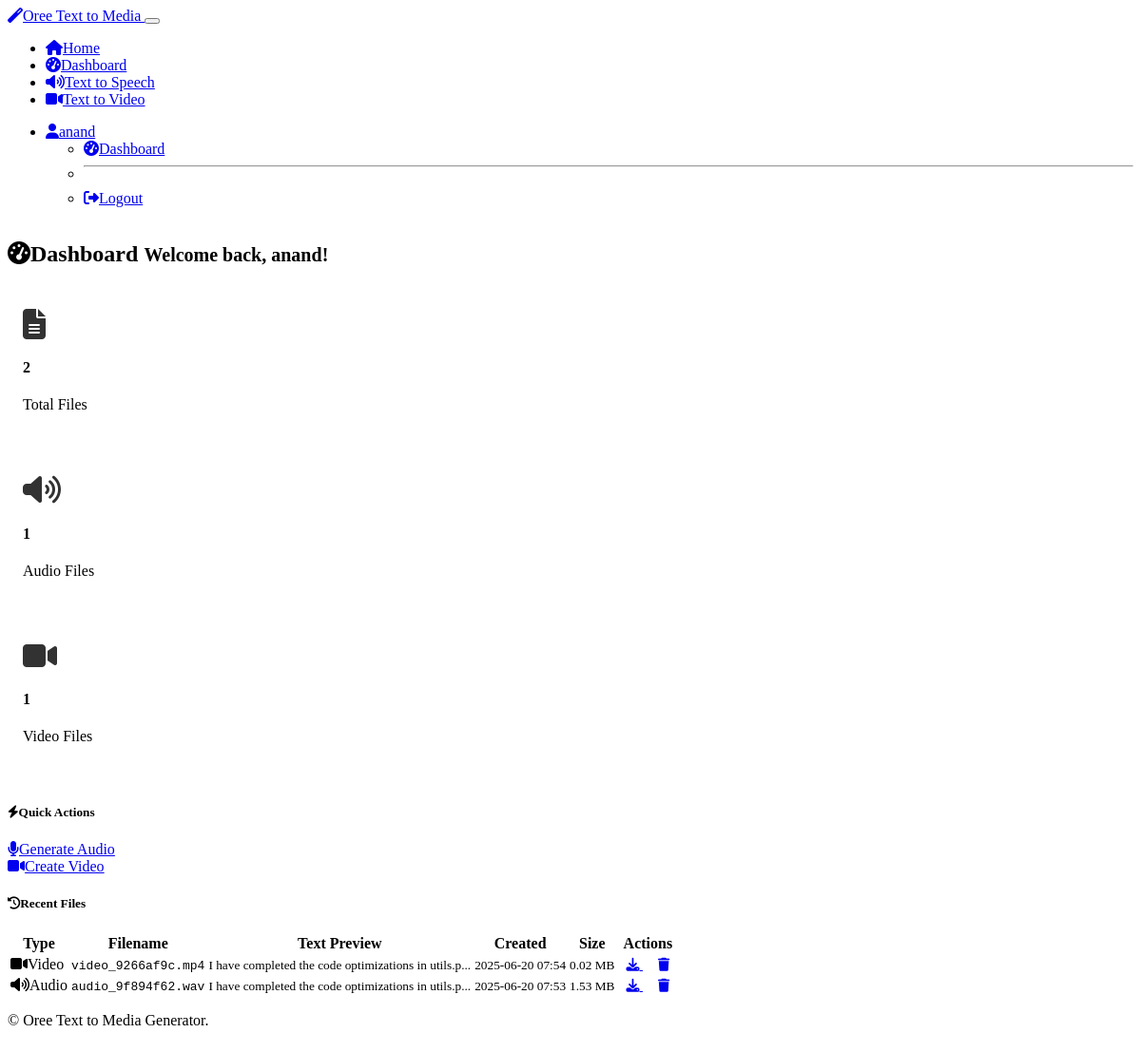
The page /dashboard (signed in) on the database its author committed.
### models.py (models this page shows, shortened)
class User(UserMixin, db.Model):
    id = db.Column(db.Integer, primary_key=True)
    username = db.Column(db.String(64), unique=True, nullable=False)
    email = db.Column(db.String(120), unique=True, nullable=False)
    password_hash = db.Column(db.String(256), nullable=False)
    created_at = db.Column(db.DateTime, default=datetime.utcnow)
    generated_files = db.relationship('GeneratedFile', backref='user', lazy=True, cascade='all, delete-orphan')

class GeneratedFile(db.Model):
    id = db.Column(db.Integer, primary_key=True)
    user_id = db.Column(db.Integer, db.ForeignKey('user.id'), nullable=False)
    filename = db.Column(db.String(255), nullable=False)
    file_type = db.Column(db.String(20), nullable=False)  # 'audio' or 'video'
    original_text = db.Column(db.Text, nullable=False)
    file_path = db.Column(db.String(500), nullable=False)
    created_at = db.Column(db.DateTime, default=datetime.utcnow)
    file_size = db.Column(db.Integer)  # Size in bytes

### routes.py (the view)
@app.route('/dashboard')
@login_required
def dashboard():
    recent_files = GeneratedFile.query.filter_by(user_id=current_user.id).order_by(
        GeneratedFile.created_at.desc()
    ).limit(10).all()
    total_files = GeneratedFile.query.filter_by(user_id=current_user.id).count()
    audio_files = GeneratedFile.query.filter_by(user_id=current_user.id, file_type='audio').count()
    video_files = GeneratedFile.query.filter_by(user_id=current_user.id, file_type='video').count()
    stats = {
        'total_files': total_files,
        'audio_files': audio_files,
        'video_files': video_files
    }
    return render_template('dashboard.html', recent_files=recent_files, stats=stats)

### app.py (called while the page is built)
@login_manager.user_loader
def load_user(user_id):
    from models import User
    return User.query.get(int(user_id))

### templates/dashboard.html (shortened to what this page needs)
{% extends "base.html" %}
{% block content %}
<div class="row">
    <div class="col-12">
        <h2 class="mb-4">
            <i class="fas fa-tachometer-alt me-2"></i>Dashboard
            <small class="text-muted">Welcome back, {{ current_user.username }}!</small>
        </h2>
    </div>
</div>
<div class="row mb-4">
    <div class="col-md-4 mb-3">
        <div class="card text-center">
            <div class="card-body">
                <i class="fas fa-file-alt fa-2x text-primary mb-2"></i>
                <h4 class="card-title">{{ stats.total_files }}</h4>
                <p class="card-text">Total Files</p>
            </div>
        </div>
    </div>
    <div class="col-md-4 mb-3">
        <div class="card text-center">
            <div class="card-body">
                <i class="fas fa-volume-up fa-2x text-success mb-2"></i>
                <h4 class="card-title">{{ stats.audio_files }}</h4>
                <p class="card-text">Audio Files</p>
            </div>
        </div>
    </div>
    <div class="col-md-4 mb-3">
        <div class="card text-center">
            <div class="card-body">
                <i class="fas fa-video fa-2x text-warning mb-2"></i>
                <h4 class="card-title">{{ stats.video_files }}</h4>
                <p class="card-text">Video Files</p>
            </div>
        </div>
    </div>
</div>
<div class="row mb-4">
    <div class="col-12">
        <div class="card">
            <div class="card-header">
                <h5 class="card-title mb-0">
                    <i class="fas fa-bolt me-2"></i>Quick Actions
                </h5>
            </div>
            <div class="card-body">
                <div class="row">
                    <div class="col-md-6 mb-3">
                        <a href="{{ url_for('text_to_speech') }}" class="btn btn-outline-primary btn-lg w-100">
                            <i class="fas fa-microphone me-2"></i>Generate Audio
                        </a>
                    </div>
                    <div class="col-md-6 mb-3">
                        <a href="{{ url_for('text_to_video') }}" class="btn btn-outline-success btn-lg w-100">
                            <i class="fas fa-video me-2"></i>Create Video
                        </a>
                    </div>
                </div>
            </div>
        </div>
    </div>
</div>
<div class="row">
    <div class="col-12">
        <div class="card">
            <div class="card-header d-flex justify-content-between align-items-center">
                <h5 class="card-title mb-0">
                    <i class="fas fa-history me-2"></i>Recent Files
                </h5>
            </div>
            <div class="card-body">
                {% if recent_files %}
                <div class="table-responsive">
                    <table class="table table-hover">
                        <thead>
                            <tr>
                                <th>Type</th>
                                <th>Filename</th>
                                <th>Text Preview</th>
                                <th>Created</th>
                                <th>Size</th>
                                <th>Actions</th>
                            </tr>
                        </thead>
                        <tbody>
                            {% for file in recent_files %}
                            <tr>
                                <td>
                                    {% if file.file_type == 'audio' %}
                                        <span class="badge bg-success">
                                            <i class="fas fa-volume-up me-1"></i>Audio
                                        </span>
                                    {% else %}
                                        <span class="badge bg-warning">
                                            <i class="fas fa-video me-1"></i>Video
                                        </span>
                                    {% endif %}
                                </td>
                                <td>
                                    <code>{{ file.filename }}</code>
                                </td>
                                <td>
                                    <small class="text-muted">
                                        {{ file.original_text[:50] }}{% if file.original_text|length > 50 %}...{% endif %}
                                    </small>
                                </td>
                                <td>
                                    <small>{{ file.created_at.strftime('%Y-%m-%d %H:%M') }}</small>
                                </td>
                                <td>
                                    {% if file.file_size %}
                                        <small>{{ "%.2f"|format(file.file_size / 1024 / 1024) }} MB</small>
                                    {% else %}
                                        <small class="text-muted">Unknown</small>
                                    {% endif %}
                                </td>
                                <td>
                                    <div class="btn-group btn-group-sm" role="group">
                                        <a href="{{ url_for('download_file', file_id=file.id) }}"
                                           class="btn btn-outline-primary" title="Download">
                                            <i class="fas fa-download"></i>
                                        </a>
                                        <a href="{{ url_for('delete_file', file_id=file.id) }}"
                                           class="btn btn-outline-danger"
                                           onclick="return confirm('Are you sure you want to delete this file?')"
                                           title="Delete">
                                            <i class="fas fa-trash"></i>
                                        </a>
                                    </div>
                                </td>
                            </tr>
                            {% endfor %}
                        </tbody>
                    </table>
                </div>
                {% endif %}
            </div>
        </div>
    </div>
</div>
{% endblock %}

### templates/base.html (shortened to what this page needs)
<!DOCTYPE html>
<html lang="en" data-bs-theme="dark">
<head>
    <link href="https://cdn.replit.com/agent/bootstrap-agent-dark-theme.min.css" rel="stylesheet">
    <link rel="stylesheet" href="https://cdnjs.cloudflare.com/ajax/libs/font-awesome/6.4.0/css/all.min.css">
    <link rel="stylesheet" href="{{ url_for('static', filename='css/custom.css') }}">
</head>
<body>
    <nav class="navbar navbar-expand-lg navbar-dark bg-dark">
        <div class="container">
            <a class="navbar-brand" href="{{ url_for('index') }}">
                <i class="fas fa-magic me-2"></i>Oree Text to Media
            </a>
            <button class="navbar-toggler" type="button" data-bs-toggle="collapse" data-bs-target="#navbarNav">
            </button>
            <div class="collapse navbar-collapse" id="navbarNav">
                <ul class="navbar-nav me-auto">
                    <li class="nav-item">
                        <a class="nav-link" href="{{ url_for('index') }}">
                            <i class="fas fa-home me-1"></i>Home
                        </a>
                    </li>
                    {% if current_user.is_authenticated %}
                    <li class="nav-item">
                        <a class="nav-link" href="{{ url_for('dashboard') }}">
                            <i class="fas fa-tachometer-alt me-1"></i>Dashboard
                        </a>
                    </li>
                    <li class="nav-item">
                        <a class="nav-link" href="{{ url_for('text_to_speech') }}">
                            <i class="fas fa-volume-up me-1"></i>Text to Speech
                        </a>
                    </li>
                    <li class="nav-item">
                        <a class="nav-link" href="{{ url_for('text_to_video') }}">
                            <i class="fas fa-video me-1"></i>Text to Video
                        </a>
                    </li>
                    {% endif %}
                </ul>
                <ul class="navbar-nav">
                    {% if current_user.is_authenticated %}
                    <li class="nav-item dropdown">
                        <a class="nav-link dropdown-toggle" href="#" id="navbarDropdown" role="button" data-bs-toggle="dropdown">
                            <i class="fas fa-user me-1"></i>{{ current_user.username }}
                        </a>
                        <ul class="dropdown-menu">
                            <li><a class="dropdown-item" href="{{ url_for('dashboard') }}">
                                <i class="fas fa-tachometer-alt me-1"></i>Dashboard
                            </a></li>
                            <li><hr class="dropdown-divider"></li>
                            <li><a class="dropdown-item" href="{{ url_for('logout') }}">
                                <i class="fas fa-sign-out-alt me-1"></i>Logout
                            </a></li>
                        </ul>
                    </li>
                    {% endif %}
                </ul>
            </div>
        </div>
    </nav>
    <main class="container mt-4">
        {% block content %}{% endblock %}
    </main>
    <footer class="bg-dark text-light mt-5 py-4">
        <div class="container text-center">
            <p>&copy; Oree Text to Media Generator.</p>
        </div>
    </footer>
</body>
</html>

### static/css/custom.css (style rules this page uses)
body { min-height: 100vh; display: flex; flex-direction: column; }
main.container { flex: 1; }
.card { transition: transform 0.2s ease-in-out, box-shadow 0.2s ease-in-out; }
[data-bs-theme="dark"] .text-muted { color: var(--bs-secondary) !important; }
.table-responsive { border-radius: 0.375rem; }
.btn-group-sm > .btn { padding: 0.25rem 0.5rem; font-size: 0.875rem; }
.card.text-center .card-body { padding: 1.5rem 1rem; }
.card.text-center i { opacity: 0.8; }

### rows shown on the page
User: username "anand"
GeneratedFile: file_type "video" (drawn), filename "video_9266af9c.mp4", original_text "I have completed the code optimizations in utils.p", created_at "2025-06-20 07:54", file.file_size/1024/1024 "0.02"
GeneratedFile: file_type "audio" (drawn), filename "audio_9f894f62.wav", original_text "I have completed the code optimizations in utils.p", created_at "2025-06-20 07:53", file.file_size/1024/1024 "1.53"

### other values the page prints
{{ stats.total_files }} "2"
{{ stats.audio_files }} "1"
{{ stats.video_files }} "1"
